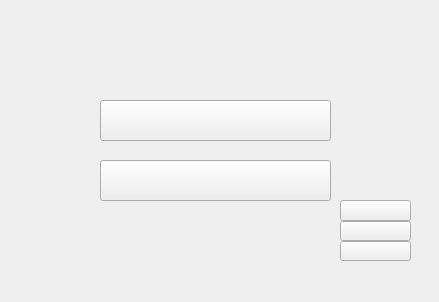
<?xml version="1.0" encoding="UTF-8"?>
<ui version="4.0">
 <class>Form</class>
 <widget class="QWidget" name="Form">
  <property name="geometry">
   <rect>
    <x>0</x>
    <y>0</y>
    <width>439</width>
    <height>302</height>
   </rect>
  </property>
  <property name="windowTitle">
   <string>Form</string>
  </property>
  <widget class="QLabel" name="label">
   <property name="geometry">
    <rect>
     <x>20</x>
     <y>10</y>
     <width>391</width>
     <height>281</height>
    </rect>
   </property>
   <property name="text">
    <string/>
   </property>
   <property name="pixmap">
    <pixmap>Galerie.jpg</pixmap>
   </property>
  </widget>
  <widget class="QPushButton" name="pushButton">
   <property name="geometry">
    <rect>
     <x>340</x>
     <y>241</y>
     <width>71</width>
     <height>20</height>
    </rect>
   </property>
   <property name="text">
    <string/>
   </property>
   <property name="icon">
    <iconset>
     <normaloff>bouton fuite 4.png</normaloff>bouton fuite 4.png</iconset>
   </property>
   <property name="iconSize">
    <size>
     <width>75</width>
     <height>50</height>
    </size>
   </property>
  </widget>
  <widget class="QPushButton" name="pushButton_2">
   <property name="geometry">
    <rect>
     <x>340</x>
     <y>221</y>
     <width>71</width>
     <height>20</height>
    </rect>
   </property>
   <property name="text">
    <string/>
   </property>
   <property name="icon">
    <iconset>
     <normaloff>bouton sac 3.png</normaloff>bouton sac 3.png</iconset>
   </property>
   <property name="iconSize">
    <size>
     <width>75</width>
     <height>50</height>
    </size>
   </property>
  </widget>
  <widget class="QPushButton" name="pushButton_3">
   <property name="geometry">
    <rect>
     <x>340</x>
     <y>200</y>
     <width>71</width>
     <height>21</height>
    </rect>
   </property>
   <property name="text">
    <string/>
   </property>
   <property name="icon">
    <iconset>
     <normaloff>bouton petit attaque .png</normaloff>bouton petit attaque .png</iconset>
   </property>
   <property name="iconSize">
    <size>
     <width>75</width>
     <height>50</height>
    </size>
   </property>
  </widget>
  <widget class="QPushButton" name="pushButton_4">
   <property name="geometry">
    <rect>
     <x>100</x>
     <y>100</y>
     <width>231</width>
     <height>41</height>
    </rect>
   </property>
   <property name="text">
    <string/>
   </property>
   <property name="icon">
    <iconset>
     <normaloff>bouton attaque spéciale 4.png</normaloff>bouton attaque spéciale 4.png</iconset>
   </property>
   <property name="iconSize">
    <size>
     <width>230</width>
     <height>70</height>
    </size>
   </property>
  </widget>
  <widget class="QPushButton" name="pushButton_5">
   <property name="geometry">
    <rect>
     <x>100</x>
     <y>160</y>
     <width>231</width>
     <height>41</height>
    </rect>
   </property>
   <property name="text">
    <string/>
   </property>
   <property name="icon">
    <iconset>
     <normaloff>bouton attaque neutre 4.png</normaloff>bouton attaque neutre 4.png</iconset>
   </property>
   <property name="iconSize">
    <size>
     <width>230</width>
     <height>70</height>
    </size>
   </property>
  </widget>
 </widget>
 <resources/>
 <connections/>
</ui>
